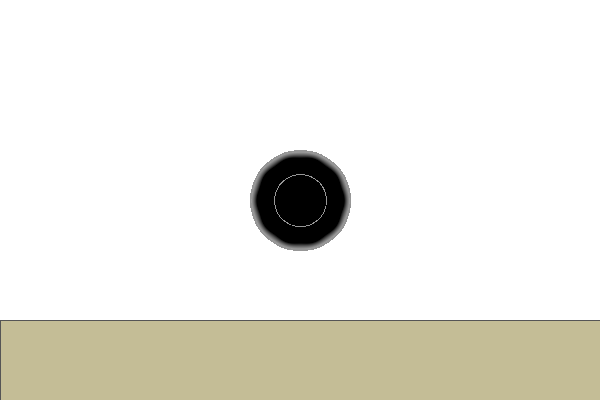
Frame 1 (no input)
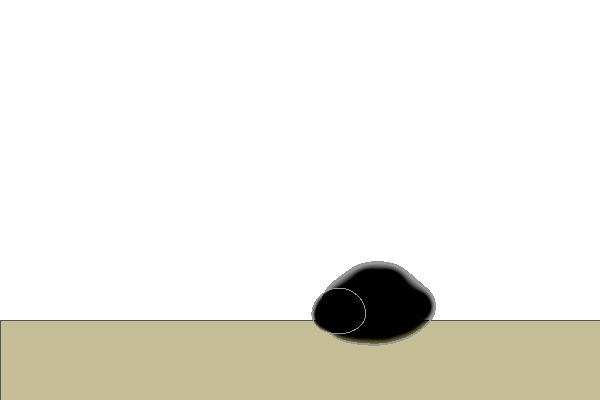
Frame 60 (the mouse pressed at the canvas centre just before this capture)
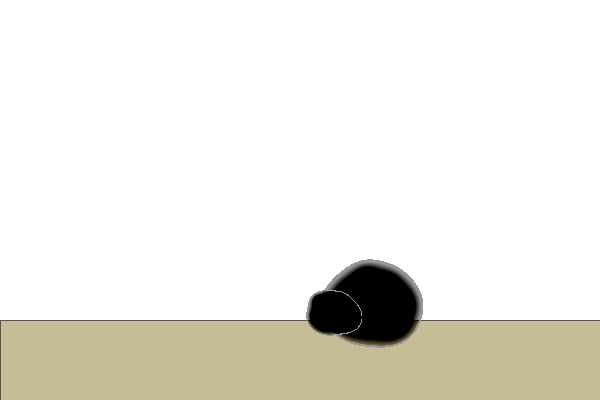
Frame 120 (the mouse held since frame 60 and released just before this capture)

The Processing sketch that drew these frames (run headless with seeded random() and noise(); from frame 60 on, the mouse is pressed at the canvas centre):

// Processing sketch: processing_172666
// ── processing_172666.pde

/* Blob Family - v1.0.0 - 2014/11/21
   - by Future Data Lab | www.futuredatalab.com */

final int RIGID = 1; // Rigid constraint
final int SEMI_RIGID = 2; // Semi-Rigid constraint

float t_size = 0.03; // Time step
float f_friction = 0.5; // Friction force
float f_max = 5000.0; // Max force
float f_jump = -60.0; // Jumping force

int relax_iter = 4; // Relaxation iteration
int[] metabox; // Metaball bounding box
int screen_size; // Cache screen size
int ground_h; // Ground height

boolean DEBUG = false; // Enable debug view
boolean show_fps = false; // Toggle FPS
boolean enable_metaball = true; // Toggle metaballs
boolean enable_gravity = true; // Toggle gravity
boolean enable_ai = false; // Toggle blob AI
boolean follow_m = false; // Blob will follow mouse pointer
boolean[] keys = new boolean[4]; // Check key press
boolean d_lock1 = false; // DEBUG: lock first particle

PVector gravity = new PVector(0, 80.0, 0); // Gravity vector
ArrayList<ParticleSystem> blobs;

void setup()
{
  size(600, 400);
  background(255, 255, 255);
  screen_size = width*height;
  ground_h = floor(height*0.2);
  metabox = new int[screen_size];
  blobs = new ArrayList<ParticleSystem>();
  
  initBlobs();
}

void draw()
{
  background(255, 255, 255);
  stroke(#555555);
  fill(#c4bd96);
  rect(0, height - ground_h, width, ground_h);

  // Reset metaball bounding box
  for (int i = 0; i < screen_size; i++) {
    metabox[i] = 0;
  }
  
  int bsize = blobs.size();
  for (int i = 0; i < bsize; i++) {
    ParticleSystem ps = blobs.get(i);
    ps.update();
    ps.render();
  }
  
  // Render metaball
  if (enable_metaball) metaBall();
  
  // Display framerate
  if (DEBUG || show_fps) {
    fill(0, 102, 153);
    text(frameRate, 10, 25);
    fill(0, 0, 0);
  }
}

// Render blob using metaball 
void metaBall() {
  loadPixels();
  // Render blob metaball for each blob
  int bsize = blobs.size();
  for (int i = 0; i < bsize; i++) {
    ParticleSystem ps = blobs.get(i);
    for (int x = 0; x < width; x++) {
      for (int y = 0; y < height; y++) {
        int index = x + y*width;
        // If within metaball bounding box, draw blob
        if (metabox[index] == 1 && !DEBUG) {
          float sum = 0.0;
                      
          int psize = ps.particles.size();
          // Render particles
          for (int j = 0; j < psize; j++) {
            Particle p = ps.particles.get(j);
      
            float xx = p.pos.x - x;
            float yy = p.pos.y - y;
      
            //sum += p.rad / sqrt(xx * xx + yy * yy); // Optimization: Get rid of the sqrt()
            sum += p.rad*ps.mb_size / (xx * xx + yy * yy);
          }
          
          //float col = 255 - sum*sum*sum/metaball_band;
          float col = 255 - sum;
          color argb = pixels[index];
          int a = (argb >> 24) & 0xFF;
          int r = (argb >> 16) & 0xFF;  // Faster way of getting red(argb)
          int g = (argb >> 8) & 0xFF;   // Faster way of getting green(argb)
          int b = argb & 0xFF;          // Faster way of getting blue(argb)
          if (sum > ps.mb_thresh) pixels[index] = color(0.8*r + col, 0.8*g + col, 0.8*b + col);
          else if (sum < ps.mb_thresh && sum > ps.mb_thresh - 30) pixels[index] = color(150, 150, 150); // Grey border
        }
      }
    }
  }
  updatePixels();
}

// Initialize some blobs
void initBlobs()
{
  enable_ai = true;
  addVerletBlob(10, 20, 30, 40, 10, width/2, height/2, 1, 140, 300, 300); // Big verlet
  addBracedBlob(10, 10, 15, 18, 10, width/2, height/2, 1, 40, 300, 300); // Small braced
}

// Some math functions
PVector vmin(PVector v1, PVector v2) { return new PVector(min(v1.x, v2.x), min(v1.y, v2.y), min(v1.z, v2.z)); }
PVector vmax(PVector v1, PVector v2) { return new PVector(max(v1.x, v2.x), max(v1.y, v2.y), max(v1.z, v2.z)); }
float dist2(PVector v1, PVector v2) { return ((v1.x - v2.x)*(v1.x - v2.x) + (v1.y - v2.y)*(v1.y - v2.y) + (v1.z - v2.z)*(v1.z - v2.z)); }


class Constraint
{
  Particle p1; // Connected particle 1
  Particle p2; // Connected particle 2
  int type; // Type of constraint
  
  // For semi-rigid constraint
  float min; // Compressed length
  float max; // Stretched length
  float mid; // Relaxed length
  float kspring; // Spring elasticity
  
  color d_color; // Debug constraint color
  PVector d_pt; // Debug constraint point
  
  Constraint() {}

  void initRigid(Particle particle1, Particle particle2, float len) {
    p1 = particle1;
    p2 = particle2;
    type = 1;
    min = len;
    mid = len;
    max = len;
    kspring = 1.0;
    d_color = color(0, 0, 0);
    d_pt = new PVector(0, 0, 0);
  }

  void initSemiRigid(Particle particle1, Particle particle2, float mn, float md, float mx, float ks) {
    p1 = particle1;
    p2 = particle2;
    type = 2;
    min = mn;
    mid = md;
    max = mx;
    kspring = ks;
    d_color = color(0, 0, 0);
    d_pt = new PVector(0, 0, 0);
  }

  PVector getForce(Particle p) {
    PVector forcetotal = new PVector();
    switch(type) {
      case RIGID: { forcetotal = getRigidForce(p); break; }
      case SEMI_RIGID: { forcetotal = getSemiRigidForce(p); break; }
      default: { forcetotal.set(0, 0, 0); }      
    }
    return forcetotal;    
  }
  
  void satisfyConstraint() {
    switch(type) {
      case RIGID: { satisfyRigid(); break; }
      case SEMI_RIGID: { satisfySemiRigid(); break; }
      default: { break; }      
    }
  }

  PVector getRigidForce(Particle p) {
     // Rigid constraint exerts no force
    return new PVector(0, 0, 0);
  }
  
  PVector getSemiRigidForce(Particle p) {
    // Determine current particle
    Particle neighbor;
    if (p == p1) neighbor = p2;
    else neighbor = p1;
    // Obeys Hook's law: f = k * (x - x0)
    // Vector from neighbor to self
    PVector it2me = PVector.sub(p.pos, neighbor.pos);
    // Vector from neighbor to rest position
    it2me.normalize();
    PVector it2mid = PVector.add(neighbor.pos, PVector.mult(it2me, mid));
    // Vector from current postition to rest position
    PVector me2mid = PVector.sub(it2mid, p.pos);
    // Apply spring force
    me2mid.mult(kspring);
    return me2mid;
  }
  
  void satisfyRigid() {
    // Vector from neighbor to self
    PVector it2me = PVector.sub(p1.pos, p2.pos);
    // Length of spring
    float dist = it2me.mag();
    // Constraint to rigid length
    if (dist != mid) {
      it2me.normalize();
      float diff = dist - mid;
      // Apply constraint
      p1.pos.set(PVector.sub(p1.pos, PVector.div(PVector.mult(it2me, diff), 2.0)));
      p2.pos.set(PVector.add(p2.pos, PVector.div(PVector.mult(it2me, diff), 2.0)));
    }
    // Debug color and point
    if (DEBUG) {
      d_color = color(255, 0, 255);
      d_pt.set(PVector.div(PVector.add(p1.pos, p2.pos), 2.0));
    }
  }
  
  void satisfySemiRigid() {
    // Vector from neighbor to self
    PVector it2me = PVector.sub(p1.pos, p2.pos);
    // Length of spring
    float dist = it2me.mag();
    // Calculate constraint debug color
    if (DEBUG) {
      float delta = dist - mid;
      float r = (delta < 0) ? map(delta, mid, (min - mid), 0, 255) : 0; // Less than rest length is red
      float b = (delta > 0) ? map(delta, mid, (max - mid), 0, 255) : 0; // More than rest length is blue
      d_color = color(r, 0, b);
    }
    // Constraint to min/max
    if (dist < min || dist > max) {
      if (dist < min) dist = min;
      if (dist > max) dist = max;
      // Scale to length
      it2me.normalize();
      it2me = PVector.mult(it2me, dist);
      // Find midpoint
      PVector midpt = PVector.div(PVector.add(p1.pos, p2.pos), 2.0);
      // Apply constraint
      p1.pos.set(PVector.add(midpt, PVector.div(it2me, 2.0)));
      p2.pos.set(PVector.sub(midpt, PVector.div(it2me, 2.0)));
    }
    // Debug point
    if (DEBUG) d_pt.set(PVector.div(PVector.add(p1.pos, p2.pos), 2.0));
  }
}

void mousePressed() {
  // Get mouse position
  PVector m = new PVector(mouseX, mouseY);  
  // Look for a particle the mouse is in
  int bsize = blobs.size();
  for (int i = 0; i < bsize; i++) {
    ParticleSystem ps = (ParticleSystem) blobs.get(i);    
    int psize = ps.particles.size();
    for (int j = 0; j < psize; j++) {
      Particle p = (Particle) ps.particles.get(j);      
      // If the mouse is close to the particle
      if (dist2(p.pos, m) < sq(p.mass + 20)) {
        if (mouseButton == LEFT) p.drag = true;
        break; // Break out of the loop because we found our particle
      }
    }
  }
  // When mouse is pressed, blob will move toward the mouse
  if (!follow_m) follow_m = true;
}

void mouseReleased() {
  // User is no-longer dragging
  int bsize = blobs.size();
  for (int i = 0; i < bsize; i++) {
    ParticleSystem ps = (ParticleSystem) blobs.get(i);
    int psize = ps.particles.size();
    for (int j = 0; j < psize; j++) {
      Particle p = (Particle) ps.particles.get(j);
      if (p.drag) {
        p.drag = false;
        break;
      }
    }
  }
  follow_m = false;
}

void keyPressed() {
  // Movements
       if (key == CODED && keyCode == UP) keys[0] = true;
  else if (key == CODED && keyCode == LEFT) keys[1] = true;
  else if (key == CODED && keyCode == DOWN) keys[2] = true;
  else if (key == CODED && keyCode == RIGHT) keys[3] = true;
  
  if (key == CODED && enable_ai) enable_ai = !enable_ai; // User move overrides AI
  
  if (key == 'g') enable_gravity = !enable_gravity; // Enable gravity
  if (key == 'l') d_lock1 = !d_lock1; // Lock first particle
  if (key == 'd') DEBUG = !DEBUG; // Debug view
  if (key == 'm') enable_metaball = !enable_metaball; // Lock first particle
  if (key == 'a') for (int i = 0; i < blobs.size(); i++) { blobs.get(i).mb_size -= 10; }
  if (key == 's') for (int i = 0; i < blobs.size(); i++) { blobs.get(i).mb_size += 10; }
  if (key == 'z') for (int i = 0; i < blobs.size(); i++) { blobs.get(i).mb_thresh -= 10; }
  if (key == 'x') for (int i = 0; i < blobs.size(); i++) { blobs.get(i).mb_thresh += 10; }
  if (key == 'f') show_fps = !show_fps;
  if (key == 'q') enable_ai = !enable_ai;
  if (key == ' ') blobs = new ArrayList(); // Reset blobs
  
  if (key == '1') addVerletBlob(10, 10, 15, 20, 10, width/2, height/2, 1, 40, 300, 300); // Small verlet
  if (key == '2') addVerletBlob(10, 20, 30, 40, 10, width/2, height/2, 1, 140, 300, 300); // Big verlet
  if (key == '3') addBracedBlob(10, 10, 15, 18, 10, width/2, height/2, 1, 40, 300, 300); // Small braced
  if (key == '4') addBracedBlob(10, 20, 30, 35, 10, width/2, height/2, 1, 140, 300, 300); // Big braced
  if (key == '5') addTarBlob(10, 5, 20, 40, 10, width/2, height/2, 1, 60, 300, 300); // Small tar
  if (key == '6') addTarBlob(10, 10, 40, 80, 10, width/2, height/2, 1, 240, 300, 300); // Medium tar
  if (key == '7') { enable_metaball = false; addVerletBlob(30, 80, 120, 150, 10, width/2, height/2, 1, 40, 300, 300); } // BIG verlet
  if (key == '8') { enable_metaball = false; addBracedBlob(20, 80, 120, 150, 10, width/2, height/2, 1, 40, 300, 300); } // BIG braced
  if (key == '9') { enable_metaball = false; addSkinnedBlob(60, 100, 120, 10, 10, width/2, height/2, 1, 40, 300, 300); } // BIG skinned
  if (key == '0') { enable_metaball = false; addTarBlob(40, 20, 100, 300, 10, width/2, height/2, 1, 40, 300, 300); }
  //if (key == 'asd') addSkinnedBlob(40, 50, 60, 10, 100, width/2, height/2, 1, 40, 300, 300);
  //if (key == 'asd') addSkinnedBlob(40, 50, 65, 10, 10, width/2, height/2, 1, 40, 300, 300);
  //if (key == 'asd') addSkinnedBlob(40, 50, 65, 10, 20, width/2, height/2, 1, 40, 300, 300);
}

void keyReleased() {
       if (key == CODED && keyCode == UP) keys[0] = false;
  else if (key == CODED && keyCode == LEFT) keys[1] = false;
  else if (key == CODED && keyCode == DOWN) keys[2] = false;
  else if (key == CODED && keyCode == RIGHT) keys[3] = false;
}


// Factory of things

void addTest1P()
{
  ParticleSystem test = new ParticleSystem(t_size, 30, 30);
  
  Particle t1 = test.addParticle(200, 300, 100, 40);
  
  // Create constraints for surrounding particles
  test.addConstraint(t1, t1, 100, 150, 200, 10);
  
  test.setSize(100);
  
  blobs.add(test);
}

void addTest2P()
{
  ParticleSystem test = new ParticleSystem(t_size, 30, 30);
  
  Particle t1 = test.addParticle(200, 300, 100, 40);
  Particle t2 = test.addParticle(400, 300, 100, 40);
  
  // Create constraints for surrounding particles
  test.addConstraint(t1, t2, 100, 150, 200, 10);
  
  test.setSize(100);
  
  blobs.add(test);
}

void addTest3P()
{
  ParticleSystem test = new ParticleSystem(t_size, 30, 30);
  
  Particle t1 = test.addParticle(300, 300, 20, 40);
  Particle t2 = test.addParticle(340, 300, 20, 40);
  Particle t3 = test.addParticle(320, 330, 20, 40);
  
  // Create constraints for surrounding particles
  test.addConstraint(t1, t2, 40, 80, 100, 10);
  test.addConstraint(t1, t3, 40, 80, 100, 10);
  test.addConstraint(t3, t2, 40, 80, 100, 10);
  
  test.setSize(100);
  
  blobs.add(test);
}

// Simple spherical blob with a center particle and a circle of particles around it
void addVerletBlob(int segments, float min, float mid, float max, float kspring, float x, float y, float mass, float rad, int mb_size, int mb_thresh)
{
  float angle_step = 2.0 * PI / float(segments);
  float seg_length = 2.0 * mid * sin(angle_step/2.0);
  ParticleSystem verlet = new ParticleSystem(t_size, mb_size, mb_thresh);
  
  // Center particle
  Particle center = verlet.addParticle(x, y, mass, rad);
  
  Particle[] pa = new Particle[segments];
  // Create surrounding particles
  for (int i = 0; i < segments; i++) {
    float angle = i * angle_step;
    float bx = x + mid * cos(angle);
    float by = y + mid * sin(angle);
    pa[i] = verlet.addParticle(bx, by, mass, rad);
  }
  
  // Create constraints for surrounding particles
  for (int i = 0; i < segments; i++) {
    int next = (i + 1) % segments;
    // To next point
    verlet.addConstraint(pa[i], pa[next], seg_length*0.9, seg_length, seg_length*1.1, kspring);
    // To center point
    verlet.addConstraint(pa[i], center, min, mid, max, kspring);
  }
  
  verlet.setSize(0.5*min + max);
  
  blobs.add(verlet);
}

// Same as simple blob with extra braces on every other point
void addBracedBlob(int segments, float min, float mid, float max, float kspring, float x, float y, float mass, float rad, int mb_size, int mb_thresh)
{
  float angle_step = 2.0 * PI / float(segments);
  float seg_length = 2.0 * mid * sin(angle_step/2.0);
  float seg_length2 = 2.0 * mid * sin(angle_step*2.0/2.0);
  float seg_length3 = 2.0 * mid * sin(angle_step*3.0/2.0);
  ParticleSystem braced = new ParticleSystem(t_size, mb_size, mb_thresh);
  
  // Center particle
  Particle center = braced.addParticle(x, y, mass, rad);
  
  Particle[] pa = new Particle[segments];
  // Create surrounding particles
  for (int i = 0; i < segments; i++) {
    float angle = i * angle_step;
    float bx = x + mid * cos(angle);
    float by = y + mid * sin(angle);
    pa[i] = braced.addParticle(bx, by, mass, rad);
  }
  
  // Create constraints for surrounding particles
  for (int i = 0; i < segments; i++) {
    int next = (i + 1) % segments;
    int next2 = (i + 3) % segments;
    // To next point
    braced.addConstraint(pa[i], pa[next], seg_length*0.1, seg_length, seg_length*2.1, kspring);
    // To next next point
    braced.addConstraint(pa[i], pa[next2], seg_length*0.1, seg_length3, seg_length3*2.1, kspring);
    // To center point
    braced.addConstraint(pa[i], center, min, mid, max, kspring);
  }
  
  braced.setSize(0.5*min + max);
  
  blobs.add(braced);
}

// A blob with thick structural skin
void addSkinnedBlob(int segments, float inner, float outer, float outer_spring, float inner_spring, float x, float y, float mass, float rad, int mb_size, int mb_thresh)
{
  float angle_step = 2.0 * PI / float(segments);
  float outer_length = 2.0 * outer * sin(angle_step/2.0);
  float inner_length = 2.0 * inner * sin(angle_step/2.0);
  float ring_gap = outer - inner;
  ParticleSystem skinned = new ParticleSystem(t_size, mb_size, mb_thresh);
  
  // Center particle
  Particle center = skinned.addParticle(x, y, mass, rad);

  Particle[] pa = new Particle[segments*2];
  // Create outer circle particles
  for (int i = 0; i < segments; i++) {
    float angle = i * angle_step;
    float bx = x + inner * cos(angle);
    float by = y + inner * sin(angle);
    float cx = x + outer * cos(angle);
    float cy = y + outer * sin(angle);
    // i*2 is outer
    pa[i*2] = skinned.addParticle(cx, cy, mass, rad);
     // i*2+1 is inner
    pa[i*2 + 1] = skinned.addParticle(bx, by, mass, rad);
  }
  
  // Create constraints for surrounding particles
  for (int i = 0; i < segments; i++) {
    int next = (i + 1) % segments;
    // Outer ring
    skinned.addConstraint(pa[i*2], pa[next*2], outer_length*0.9, outer_length, outer_length*1.1, outer_spring);
    // Inner ring
    skinned.addConstraint(pa[i*2 + 1], pa[next*2 + 1], inner_length*0.9, inner_length, inner_length*1.1, outer_spring);
    // Join rings with structural springs
    skinned.addConstraint(pa[i*2], pa[i*2 + 1], ring_gap*0.9, ring_gap, ring_gap*1.1, outer_spring);
    // Cross brace
    skinned.addConstraint(pa[i*2], pa[next*2 + 1], ring_gap*0.9, ring_gap, ring_gap*1.1, outer_spring);
    // Inner ring to center point, with mid point of the spring to be greater than radius for internal pressure
    skinned.addConstraint(pa[i*2 + 1], center, inner*0.2, inner*1.5, inner*2.1, inner_spring);
  }
  
  skinned.setSize(0.2*segments*outer_length);
  
  blobs.add(skinned);
}

// Similar construction as Gish, same as Braced but also connected to opposite particle
void addTarBlob(int segments, float min, float mid, float max, float kspring, float x, float y, float mass, float rad, int mb_size, int mb_thresh)
{
  float angle_step = 2.0 * PI / float(segments);
  float seg_length = 2.0 * mid * sin(angle_step/2.0);
  float seg_length2 = 2.0 * mid * sin(angle_step*2.0/2.0);
  ParticleSystem tar = new ParticleSystem(t_size, mb_size, mb_thresh);

  Particle[] pa = new Particle[segments];
  // Create surrounding particles
  for (int i = 0; i < segments; i++) {
    float angle = i * angle_step;
    float bx = x + mid * cos(angle);
    float by = y + mid * sin(angle);
    pa[i] = tar.addParticle(bx, by, mass, rad);
  }
  
  // Create constraints for surrounding particles
  for (int i = 0; i < segments; i++) {
    int next = (i + 1) % segments;
    int next1 = (i + 2) % segments;
    // To next point
    tar.addConstraint(pa[i], pa[next], seg_length*0.8, seg_length, seg_length*1.2, kspring);
    // To next next point
    tar.addConstraint(pa[i], pa[next1], seg_length*0.1, seg_length2, seg_length2*2.1, kspring);
    // To opposite point
    if (i < segments/2) { 
      tar.addConstraint(pa[i], pa[i + segments/2], min, mid*2.0, max, kspring);
    }
  }
  
  tar.setSize(seg_length*8);
  
  blobs.add(tar);
}


class Particle
{
  PVector pos0; // Previous position
  PVector pos; // Current position
  PVector force;
  float mass; // Size of particle
  float rad; // Radius
  ArrayList<Constraint> links; // Constraint between particles
  boolean drag; // Mouse drag

  Particle(float m, float r) {
    pos0 = new PVector(0, 0, 0);
    pos = new PVector(0, 0, 0);
    force = new PVector(0, 0, 0);
    mass = m;
    rad = r;
    links = new ArrayList<Constraint>();
    drag = false;
    f_jump = -60;
  }

  // Set particle position
  void setPos(float x, float y) {
    pos0.set(x, y);
    pos.set(x, y);
  }

  // Add semi-rigid constraint
  void addLink(Constraint c) {
    links.add(c);
  }
  
  // Gather forces acting on the particle
  void accumulateForces(ParticleSystem ps) {
    force.set(0, 0, 0); // Reset force

    // Apply gravity if enabled
    if (enable_gravity) force.add(PVector.mult(gravity, mass));

    // Keyboard input
    if (keys[0]) force.add(new PVector(0, ps.f_jump, 0)); // Up
    if (keys[1]) force.add(new PVector(-100.0, 0, 0)); // Left
    if (keys[2]) force.add(new PVector(0, 60.0, 0)); // Down
    if (keys[3]) force.add(new PVector(60.0, 0, 0)); // Right
    
    // Move randomly
    if (enable_ai) {
      PVector dir = updateMovement(ps.target.x, ps.target.y);
      force.add(dir);
      
      // Jump randomly
      if (ps.rand_jump) {
        force.add(new PVector(0, ps.f_jump, 0)); // If jumping
      }
    }
    
    // Blob moves towards the mouse
    if (follow_m) {
      PVector dir = updateMovement(mouseX, mouseY);
      force.add(dir);
      
      if (DEBUG) {
        stroke(255, 0, 255, 50);
        line(pos.x, pos.y, mouseX, mouseY);
      }
    }

    // Gather forces from all connected constraints
    int lsize = links.size();
    for (int i = 0; i < lsize; i++) {
      Constraint c = links.get(i);
      force.add(c.getForce(this));
    }
    
    force.limit(f_max); // Limit force in case of emergency

    // Dragged around by mouse
    if (drag) {
      PVector m = new PVector(mouseX, mouseY);
      force.add(PVector.mult(PVector.sub(m, pos), 500));
      //pos.set(m);
    }

    if (DEBUG) {
      // Project force
      stroke(0, 204, 0);
      line(pos.x, pos.y, pos.x + force.x*0.1, pos.y + force.y*0.1);
    }
  }

  // Verlet integration
  void integrateVerlet(float t) {
    // posT = pos1
    PVector temp = new PVector();
    temp = pos.get();
    // pos1 += (pos1 - pos0) + force/mass*t*t
    pos = PVector.add(pos, PVector.add(PVector.sub(pos, pos0), PVector.mult(PVector.div(force, mass), (t*t))));
    // pos0 = posT
    pos0 = temp.get();
  }

  // Returns a movement vector based on input current and new position
  PVector updateMovement(float x1, float y1)
  {
    // Obtain x and y component of new direction
    float dx = abs(x1 - pos.x) > 100 ? (x1 - pos.x)*0.1 : (x1 - pos.x); // If x is too large, limit it
    float dy = (y1 - pos.y) > 0 ? (y1 - pos.y) : 0; // If y is negative, set it to 0
    return new PVector(dx, dy, 0);
  }
}


class ParticleSystem
{
  ArrayList<Particle> particles; // Particles
  ArrayList<Constraint> constraints; // Constraint between particles
  float totalmass; // Total mass
  float timestep; // Time step
  float size; // Blob size
  PVector target; // Random target to wander towards
  float f_jump; // Jumping force
  boolean rand_jump; // Random jump flag
  int mb_size; // Metaball size
  int mb_thresh; // Metaball threshold

  // Initialize system of particles
  ParticleSystem(float t, int mbs, int mbt) {
    particles = new ArrayList<Particle>();
    constraints = new ArrayList<Constraint>();
    totalmass = 0;
    timestep = t;
    size = 1;
    target = new PVector(random(width), random(height - ground_h), 0);
    f_jump = -60.0;
    rand_jump = false;
    mb_size = mbs;
    mb_thresh = mbt;
  }

  // Add particle to the blob
  Particle addParticle(float x, float y, float m, float r) {
    Particle p = new Particle(m, r);
    p.setPos(x, y); // Set particle position
    particles.add(p);
    totalmass += m; // Accumulate blob mass
    return p;
  }

  // Create rigid constraint between two particles
  void addConstraint(Particle p1, Particle p2, float len) {
    Constraint c = new Constraint();
    c.initRigid(p1, p2, len);
    constraints.add(c);
    
    // Store constraints acting on the particle
    p1.addLink(c);
    p2.addLink(c);
  }

  // Create semi-rigid constraint between two particles
  void addConstraint(Particle p1, Particle p2, float min, float mid, float max, float force) {
    Constraint c = new Constraint();
    c.initSemiRigid(p1, p2, min, mid, max, force);
    constraints.add(c);
    
    // Store constraints acting on the particle
    p1.addLink(c);
    p2.addLink(c);
  }
  
  void setSize(float s) {
    size = s;
  }

  // Step through time iteration
  void update() {
    updateJsZ(); // PVector.set() fix for JS mode
    updateForce(); // Force Accumulator
    updateVerlet(); // Verlet Integration
    updateCollision(); // Collision Detection
    updateConstraint(); // Satisfy Constraints
  }

  // In JS mode PVector.set() sets z to NaN if it's 0, this fixes it   
  void updateJsZ() {
    int psize = particles.size(); // Cache arraylist size
    for (int i = 0; i < psize; i++) {
      Particle p = particles.get(i);
      p.pos.z = 0;
    }
  }

  void updateForce() {
    PVector movement = new PVector(0, 0, 0);
    // Move randomly
    if (enable_ai) target = updateTarget();
    
    if (DEBUG && enable_ai) {
      stroke(255, 0, 0);
      fill(255, 0, 0);
      ellipse(target.x, target.y, 10, 10);
    }
    
    int psize = particles.size(); // Cache arraylist size
    for (int i = 0; i < psize; i++) {
      Particle p = particles.get(i);      
      p.accumulateForces(this);
    }
  }

  // Returns a new random wandering direction
  PVector updateTarget()
  {
    PVector vel = new PVector(random(-10, 10), random(-2, 2), 0); // Random velocity vector
    PVector steer = PVector.add(target, vel); // Determine new movement
  
    // If out-of-bound
    if (steer.x < 0) steer.x += width;
    else if (steer.x > width) steer.x -= width;
    if (steer.y < 0) steer.y += height - ground_h;
    else if (steer.y > height - ground_h) steer.y -= height - ground_h;
    
    return steer;
  }

  void updateVerlet() {
    int psize = particles.size(); // Cache arraylist size
    for (int i = 0; i < psize; i++) {
      Particle p = particles.get(i);
      p.integrateVerlet(timestep);
    }
  }

  void updateConstraint() {
    int csize = constraints.size(); // Cache arraylist size
    // Relaxation loop to avoid collapse of the spring mass structure
    for (int iter = 0; iter < relax_iter; iter++) {
      // Iterate through all connected constraints
      for (int i = 0; i < csize; i++) {
        Constraint c = constraints.get(i);
        c.satisfyConstraint();
      }
    }
    
    // lock particle 0
    if (DEBUG && d_lock1) {
      Particle p1 = particles.get(0);
      p1.pos.set(p1.pos0.x, p1.pos0.y);
    }
  }

  void updateCollision() { 
    f_jump = -60.0; // Update jump force
       
    int n = particles.size(); // Cache arraylist size
    for (int i = 0; i < n; i++) {
      Particle p = particles.get(i);
      // Project points outside of obstacle during border collision
      detectCollision(p);
    }
    
    // Jump randomly
    if (enable_ai) {
      rand_jump = false;
      if (int(random(100)) < 1) {
        rand_jump = true;
        f_jump = -800;
      }
    }
  }
  
  // Simple world collision detection 
  void detectCollision(Particle p)
  {
    float half_mass = p.mass*0.5;
    
    if (checkCollision(p.pos, half_mass)) {
      PVector normal = getNormal(p.pos, half_mass);    
      PVector movement = PVector.sub(p.pos, p.pos0);
      float perp = movement.dot(normal);    
      PVector parallel = PVector.sub(movement, PVector.mult(normal, perp));
      
      if (!checkCollision(PVector.add(p.pos0, parallel), half_mass)) {
        p.pos = PVector.add(p.pos0, PVector.mult(parallel, f_friction));
      }
      else {
        // If all else fails, just move to collision point
        if (normal.x < 0.0) p.pos.x = half_mass;
        else if (normal.x > 0.0) p.pos.x = width - half_mass;
        if (normal.y < 0.0) p.pos.y = half_mass;
        else if (normal.y > 0.0) p.pos.y = height - ground_h - half_mass;
      }
    }
  }
  
  // Check if a collision has occured
  boolean checkCollision(PVector pos, float half_mass)
  {
    // Check x/y component of particle coordinate
    if (pos.x < half_mass || pos.x > width - half_mass ||
        pos.y < half_mass || pos.y > height - ground_h  - half_mass) return true;
    return false;  
  }
  
  // Obtain normal of current movement direction
  PVector getNormal(PVector pos, float half_mass)
  {
    PVector normal = new PVector(0.0, 0.0, 0.0);
    // Obtain x component of current movement
    if (pos.x < half_mass) { normal.x = -1.0; f_jump = -60; }
    else if (pos.x > width - half_mass) { normal.x = 1.0; f_jump = -60; }
    // Check y component of current movement, only when on the ground can jump force be large
    if (pos.y < half_mass) { normal.y = -1.0; f_jump = 0; }
    else if (pos.y > height - ground_h  - half_mass) { normal.y = 1.0; f_jump = -500; }
    return normal;  
  }

  void render() {
    int psize = particles.size();
    // Render particles
    for (int i = 0; i < psize; i++) {
      Particle p = particles.get(i);
      
      // Find local box for rendering metaball
      if (enable_metaball) {
        for (int x = floor(p.pos.x - size); x < ceil(p.pos.x + size); x++) {
          for (int y = floor(p.pos.y - size); y < ceil(p.pos.y + size); y++) {
            int index = x + y*width;
            
            if (index >= 0 && index < screen_size) {
              metabox[index] = 1; 
            }
          }
        }
      
        if (DEBUG) {
          noFill();
          stroke(#cccccc);
          rect(p.pos.x - size*0.5, p.pos.y - size*0.5, size, size);
        }
      }
      
      if (DEBUG && enable_ai) {
        stroke(255, 0, 255, 50);
        line(p.pos.x, p.pos.y, target.x, target.y);
      }
      
      // Mouse drag force
      if (p.drag) {
        PVector m = new PVector(mouseX, mouseY);
        stroke(255, 0, 0);
        line(p.pos.x, p.pos.y, m.x, m.y);
      }
      else stroke(0, 102, 153);  
      // Particle
      noFill();
      strokeWeight(2);
      ellipse(p.pos.x, p.pos.y, p.mass*5, p.mass*5);
      strokeWeight(1);
    }
    
    int csize = constraints.size();
    // Render constraints
    for (int i = 0; i < csize; i++) {
      // Iterate through all connected constraints
      stroke(0, 0, 0);
      Constraint c = constraints.get(i);
      // Constraint pressure
      if (DEBUG) {
        PVector normal = new PVector(c.p1.pos.y - c.p2.pos.y, c.p2.pos.x - c.p1.pos.x);
        normal.mult(0.1);
        stroke(c.d_color);
        line(c.d_pt.x + normal.x, c.d_pt.y + normal.y, c.d_pt.x + -1*normal.x, c.d_pt.y + -1*normal.y);
      }
      // Constraint between particles
      stroke(#666666);
      line(c.p1.pos.x, c.p1.pos.y, c.p2.pos.x, c.p2.pos.y);
    }
  }
}
